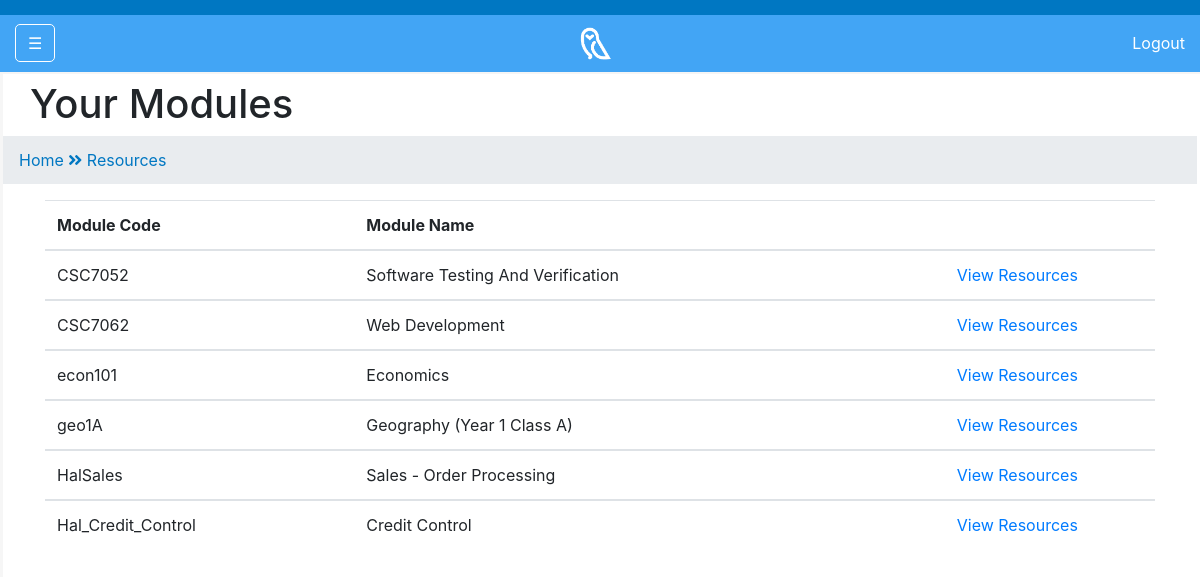
The page /httpdocs/cater/liststudentmodules.php (signed in) on the database its author committed.
### tables this page shows
CREATE TABLE `vleStudentTakes` (
  `studentID` int(11) NOT NULL,
  `moduleCode` varchar(50) NOT NULL
);

CREATE TABLE `vleModules` (
  `moduleCode` varchar(50) NOT NULL,
  `moduleName` varchar(100) NOT NULL
);

### httpdocs/cater/liststudentmodules.php (the view, shortened to what this page needs)
<?php
if(isset($_SESSION["student"])) {
    include ('connections/conn.php');
    $studentName = $_SESSION["student"];
    $query = "SELECT * FROM vleModules join vleStudentTakes ON vleModules.moduleCode = vleStudentTakes.moduleCode JOIN vleUsers on vleStudentTakes.studentID = vleUsers.id WHERE vleUsers.emailAddress ='$studentName'";
    $moduleresult = mysqli_query($conn, $query) or die(mysqli_error($conn));
} else {
    header('logout.php');
}
?>
<!DOCTYPE html>
<html lang ="en">
<head>
    <link rel="stylesheet" href="https://maxcdn.bootstrapcdn.com/bootstrap/4.0.0/css/bootstrap.min.css">
    <link rel="stylesheet" href="https://use.fontawesome.com/releases/v5.0.9/css/all.css">
    <link rel="stylesheet" href="css/mystyle.css">
</head>
<body>
    <div class="fixed-top">
        <div class = "col-lg-12 myhead">
    </div>
        <div class = "col-lg-12 mynav">
        <nav class = "navbar navbar-inverse navbar-toggleable-sm mynav fixed-top" id="vlenav">
            <div class="container-fluid">
                <a href = "#" class="btn mybtn" id="menu-toggle">&#9776;</a>
                <a class = "owlfavicon" href = "index.php" >
                <img src="img/owl_favicon.png" alt="owl favicon" class = "owlfavicon">
                </a>
                <a href="logout.php" id="logout">Logout</a>
            </div>
        </nav>
    </div>
    </div>
    <div id ="wrapper">
        <div id = "sidemenu-wrapper">
        </div>
        <div id="content-wrapper">
            <div class = "container-fluid">
                <div class ="row">
                    <div class = "col-lg-12">
                        <h1>Your Modules</h1>
                        <ol class="breadcrumb" id="mybreadcrumb">
                            <li>
                                <a href="index.php" id='breadcrumbitem'>Home&nbsp;</a>
                            </li>
                            <li>
                                <i class="fas fa-angle-double-right" id='breadcrumbitem'></i>
                            </li>
                            <li>
                                <a href="listmodules.php" id='breadcrumbitem'>&nbsp;Resources</a>
                            </li>
                        </ol>
        <?php
            echo "<div class='container-fluid'>
                      <table class='table table-hover'>
                        <thead>
                          <tr>
                            <th scope='col'>Module Code</th>
                            <th scope='col'>Module Name</th>
                            <th scope='col'></th>
                          </tr>
                        </thead>";
            while ($rows = mysqli_fetch_assoc($moduleresult)) {
                $moduleCode = $rows['moduleCode'];
                $moduleName = $rows['moduleName'];
                echo "<tbody>
                        <tr>
                            <td>$moduleCode</td>
                            <td>$moduleName</td>
                            <td align='center'>
                               <a href='viewModuleResources.php?id=$moduleCode'>View Resources</a>
                            </td>
                        </tr>";
            }
                echo" </tbody>
                      </table>
                    </div>";
    ?>
                    </div>
                </div>
            </div>
        </div>
    </div>
</body>
</html>

### httpdocs/cater/css/mystyle.css (style rules this page uses)
#sidemenu-wrapper { z-index: 1; position: fixed; width: 0; height: 100%; overflow-y: hidden; background: #FFF; border-right: 3px solid whitesmoke; opacity: 0.9; padding-top: 80px; transition: all 500ms linear; }
#breadcrumbitem { color:#0077c2; }
#content-wrapper { width: 100%; position: absolute; padding-top: 80px; padding-left: 15px; padding-right: 15px; padding-bottom: 15px; transition: all 500ms linear; }
.owlfavicon { margin: auto; width: 3em !important; }
.mynav { margin-top: 15px; background: #42a5f5; border-bottom: solid 2px whitesmoke !important; }
.mybtn { color: #fff; border: solid #fff 1px; border-radius: 5px; }
.myhead { height: 15px; width: 100%; background: #0077c2; }
#mybreadcrumb { border-radius: 0px !important; margin-left: -27px !important; margin-right: -27px !important; }
#logout { float: right; color:white; text-decoration: none; }
.mynav { padding-left: 0px; padding-right: 0px; }

### rows shown on the page
vlestudenttakes: moduleCode "CSC7052", moduleCode.moduleName "Software Testing And Verification"
vlestudenttakes: moduleCode "CSC7062", moduleCode.moduleName "Web Development"
vlestudenttakes: moduleCode "econ101", moduleCode.moduleName "Economics"
vlestudenttakes: moduleCode "geo1A", moduleCode.moduleName "Geography (Year 1 Class A)"
vlestudenttakes: moduleCode "HalSales", moduleCode.moduleName "Sales - Order Processing"
vlestudenttakes: moduleCode "Hal_Credit_Control", moduleCode.moduleName "Credit Control"
